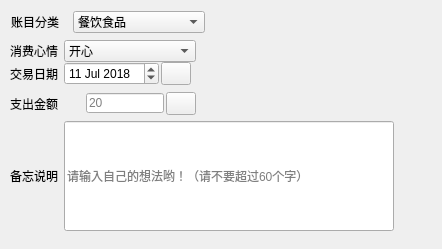
   <widget class="QWidget" name="Outlay_3">
    <attribute name="title">
     <string>支出</string>
    </attribute>
    <widget class="QWidget" name="WindMain_5" native="true">
     <property name="geometry">
      <rect>
       <x>0</x>
       <y>0</y>
       <width>433</width>
       <height>240</height>
      </rect>
     </property>
     <property name="sizePolicy">
      <sizepolicy hsizetype="Fixed" vsizetype="Fixed">
       <horstretch>0</horstretch>
       <verstretch>0</verstretch>
      </sizepolicy>
     </property>
     <property name="minimumSize">
      <size>
       <width>433</width>
       <height>240</height>
      </size>
     </property>
     <property name="maximumSize">
      <size>
       <width>433</width>
       <height>240</height>
      </size>
     </property>
     <widget class="QLabel" name="labelAccountClass_3">
      <property name="geometry">
       <rect>
        <x>11</x>
        <y>11</y>
        <width>56</width>
        <height>22</height>
       </rect>
      </property>
      <property name="minimumSize">
       <size>
        <width>0</width>
        <height>22</height>
       </size>
      </property>
      <property name="maximumSize">
       <size>
        <width>16777215</width>
        <height>22</height>
       </size>
      </property>
      <property name="text">
       <string>账目分类</string>
      </property>
     </widget>
     <widget class="QWidget" name="layoutWidget">
      <property name="geometry">
       <rect>
        <x>10</x>
        <y>90</y>
        <width>388</width>
        <height>27</height>
       </rect>
      </property>
      <layout class="QHBoxLayout" name="horizontalLayout_15">
       <item>
        <widget class="QLabel" name="labelTradeAmount_3">
         <property name="text">
          <string>支出金额</string>
         </property>
        </widget>
       </item>
       <item>
        <layout class="QHBoxLayout" name="horizontalLayout_24">
         <property name="spacing">
          <number>2</number>
         </property>
         <item>
          <widget class="QLabel" name="labelOutlay_3">
           <property name="minimumSize">
            <size>
             <width>20</width>
             <height>20</height>
            </size>
           </property>
           <property name="maximumSize">
            <size>
             <width>40</width>
             <height>20</height>
            </size>
           </property>
           <property name="text">
            <string/>
           </property>
          </widget>
         </item>
         <item>
          <widget class="QLineEdit" name="lineEditTradeAmount_3">
           <property name="minimumSize">
            <size>
             <width>78</width>
             <height>0</height>
            </size>
           </property>
           <property name="maximumSize">
            <size>
             <width>78</width>
             <height>20</height>
            </size>
           </property>
           <property name="placeholderText">
            <string>20</string>
           </property>
          </widget>
         </item>
         <item>
          <widget class="QPushButton" name="btnCalculator_3">
           <property name="minimumSize">
            <size>
             <width>30</width>
             <height>23</height>
            </size>
           </property>
           <property name="maximumSize">
            <size>
             <width>30</width>
             <height>23</height>
            </size>
           </property>
           <property name="text">
            <string/>
           </property>
           <property name="iconSize">
            <size>
             <width>30</width>
             <height>23</height>
            </size>
           </property>
           <property name="flat">
            <bool>false</bool>
           </property>
          </widget>
         </item>
         <item>
          <spacer name="horizontalSpacer_8">
           <property name="orientation">
            <enum>Qt::Horizontal</enum>
           </property>
           <property name="sizeHint" stdset="0">
            <size>
             <width>188</width>
             <height>17</height>
            </size>
           </property>
          </spacer>
         </item>
        </layout>
       </item>
      </layout>
     </widget>
     <widget class="QWidget" name="layoutWidget">
      <property name="geometry">
       <rect>
        <x>10</x>
        <y>60</y>
        <width>385</width>
        <height>27</height>
       </rect>
      </property>
      <layout class="QHBoxLayout" name="horizontalLayout_12">
       <item>
        <widget class="QLabel" name="labelTradeTime_3">
         <property name="text">
          <string>交易日期</string>
         </property>
        </widget>
       </item>
       <item>
        <layout class="QHBoxLayout" name="horizontalLayout_23">
         <property name="spacing">
          <number>2</number>
         </property>
         <item>
          <widget class="QDateEdit" name="dateEdit_5">
           <property name="dateTime">
            <datetime>
             <hour>0</hour>
             <minute>0</minute>
             <second>0</second>
             <year>2018</year>
             <month>7</month>
             <day>11</day>
            </datetime>
           </property>
           <property name="date">
            <date>
             <year>2018</year>
             <month>7</month>
             <day>11</day>
            </date>
           </property>
          </widget>
         </item>
         <item>
          <widget class="QPushButton" name="btnCalendar_3">
           <property name="minimumSize">
            <size>
             <width>30</width>
             <height>23</height>
            </size>
           </property>
           <property name="maximumSize">
            <size>
             <width>30</width>
             <height>23</height>
            </size>
           </property>
           <property name="text">
            <string/>
           </property>
           <property name="iconSize">
            <size>
             <width>30</width>
             <height>23</height>
            </size>
           </property>
           <property name="flat">
            <bool>false</bool>
           </property>
          </widget>
         </item>
         <item>
          <spacer name="horizontalSpacer_7">
           <property name="orientation">
            <enum>Qt::Horizontal</enum>
           </property>
           <property name="sizeHint" stdset="0">
            <size>
             <width>188</width>
             <height>17</height>
            </size>
           </property>
          </spacer>
         </item>
        </layout>
       </item>
      </layout>
     </widget>
     <widget class="QWidget" name="layoutWidget">
      <property name="geometry">
       <rect>
        <x>10</x>
        <y>120</y>
        <width>384</width>
        <height>112</height>
       </rect>
      </property>
      <layout class="QHBoxLayout" name="horizontalLayout_13">
       <item>
        <widget class="QLabel" name="labelTradeNote_3">
         <property name="text">
          <string>备忘说明</string>
         </property>
        </widget>
       </item>
       <item>
        <widget class="QLineEdit" name="lineEdit">
         <property name="minimumSize">
          <size>
           <width>320</width>
           <height>110</height>
          </size>
         </property>
         <property name="maximumSize">
          <size>
           <width>400</width>
           <height>110</height>
          </size>
         </property>
         <property name="text">
          <string/>
         </property>
         <property name="placeholderText">
          <string>请输入自己的想法哟！（请不要超过60个字）</string>
         </property>
        </widget>
       </item>
      </layout>
     </widget>
     <widget class="QWidget" name="layoutWidget">
      <property name="geometry">
       <rect>
        <x>10</x>
        <y>40</y>
        <width>242</width>
        <height>22</height>
       </rect>
      </property>
      <layout class="QHBoxLayout" name="horizontalLayout_10">
       <item>
        <widget class="QLabel" name="labelAccountOwner_3">
         <property name="text">
          <string>消费心情</string>
         </property>
        </widget>
       </item>
       <item>
        <widget class="QComboBox" name="lineEditOutlayAccountOwner_3">
         <property name="minimumSize">
          <size>
           <width>132</width>
           <height>0</height>
          </size>
         </property>
         <property name="maximumSize">
          <size>
           <width>132</width>
           <height>16777215</height>
          </size>
         </property>
         <property name="frame">
          <bool>true</bool>
         </property>
         <item>
          <property name="text">
           <string>开心</string>
          </property>
         </item>
         <item>
          <property name="text">
           <string>后悔</string>
          </property>
         </item>
         <item>
          <property name="text">
           <string>平淡</string>
          </property>
         </item>
         <item>
          <property name="text">
           <string>激动</string>
          </property>
         </item>
        </widget>
       </item>
       <item>
        <spacer name="horizontalSpacer_4">
         <property name="orientation">
          <enum>Qt::Horizontal</enum>
         </property>
         <property name="sizeHint" stdset="0">
          <size>
           <width>40</width>
           <height>20</height>
          </size>
         </property>
        </spacer>
       </item>
      </layout>
     </widget>
     <widget class="QComboBox" name="lineEditOutlayMainClass_3">
      <property name="geometry">
       <rect>
        <x>73</x>
        <y>11</y>
        <width>132</width>
        <height>22</height>
       </rect>
      </property>
      <property name="minimumSize">
       <size>
        <width>132</width>
        <height>22</height>
       </size>
      </property>
      <property name="maximumSize">
       <size>
        <width>132</width>
        <height>22</height>
       </size>
      </property>
      <item>
       <property name="text">
        <string>餐饮食品</string>
       </property>
      </item>
      <item>
       <property name="text">
        <string>服装鞋帽</string>
       </property>
      </item>
      <item>
       <property name="text">
        <string>日常居家</string>
       </property>
      </item>
      <item>
       <property name="text">
        <string>交通出行</string>
       </property>
      </item>
      <item>
       <property name="text">
        <string>休闲娱乐</string>
       </property>
      </item>
      <item>
       <property name="text">
        <string>文化教育</string>
       </property>
      </item>
      <item>
       <property name="text">
        <string>人情交际</string>
       </property>
      </item>
      <item>
       <property name="text">
        <string>医疗保健</string>
       </property>
      </item>
      <item>
       <property name="text">
        <string>投资理财</string>
       </property>
      </item>
     </widget>
    </widget>
   </widget>
